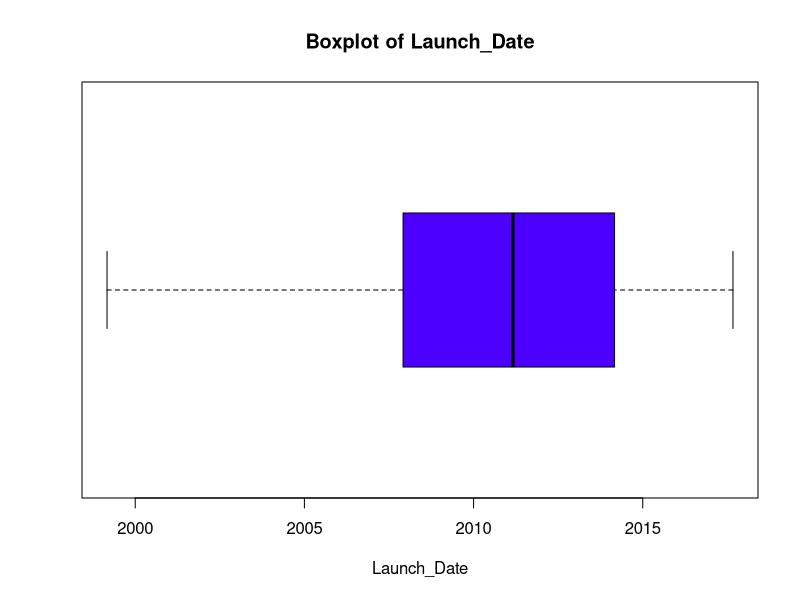
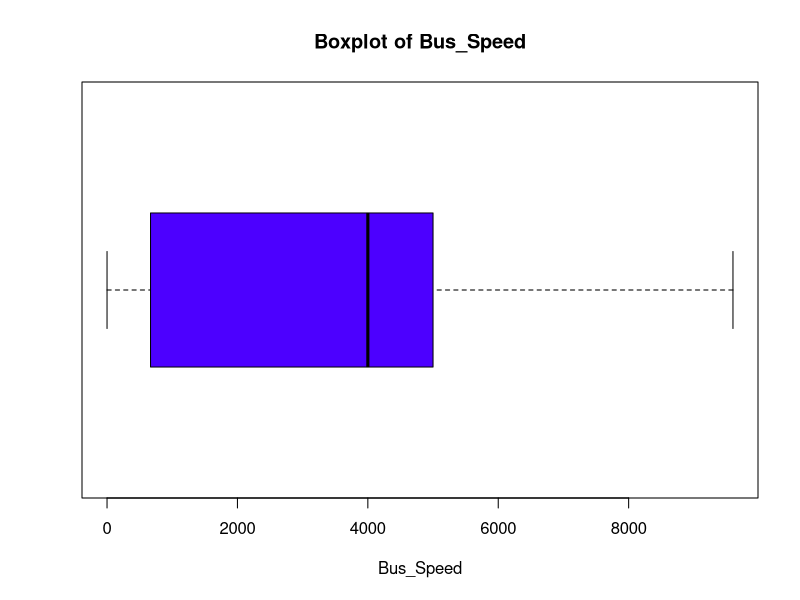
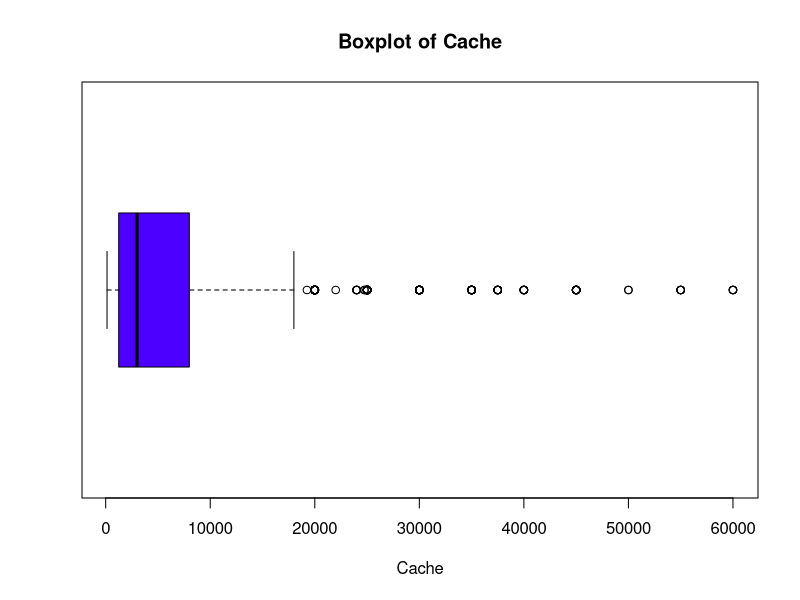
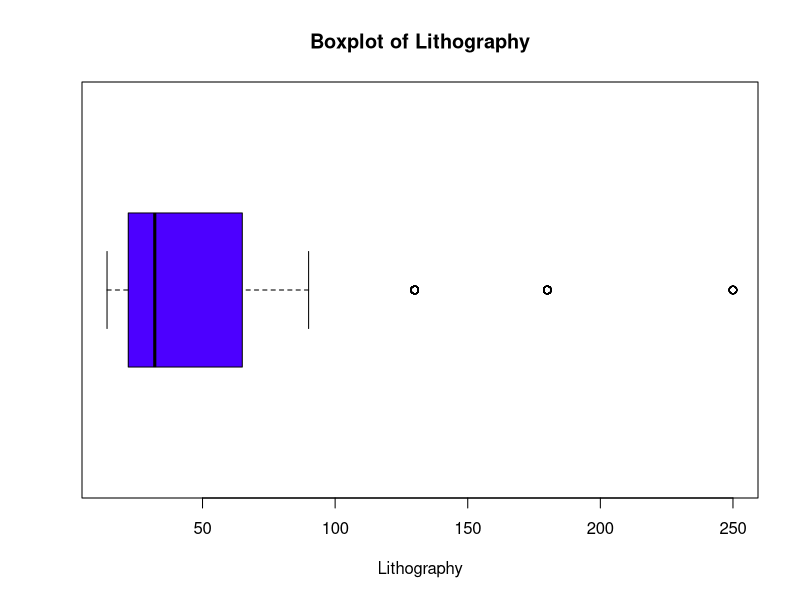
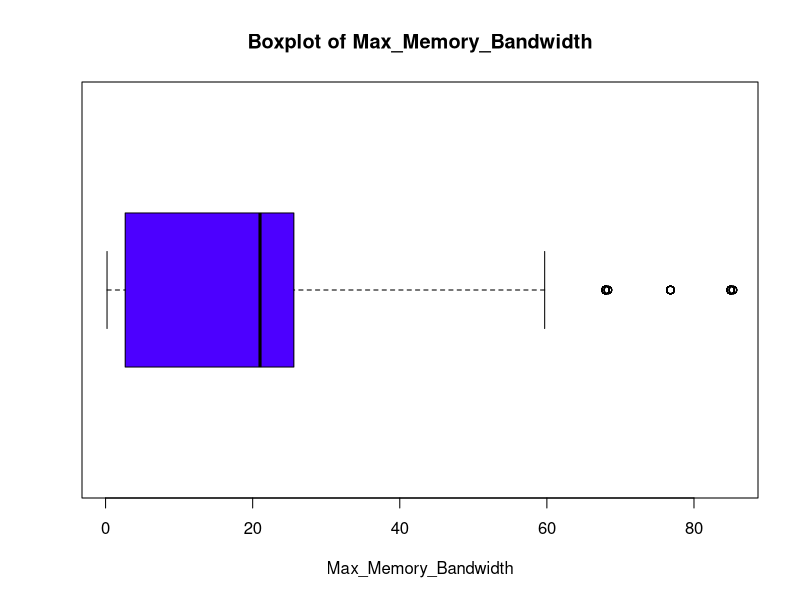
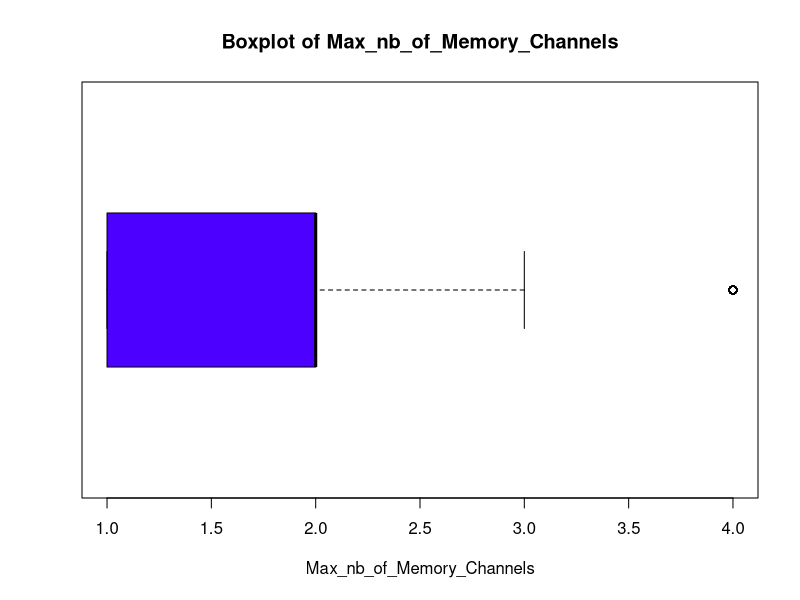
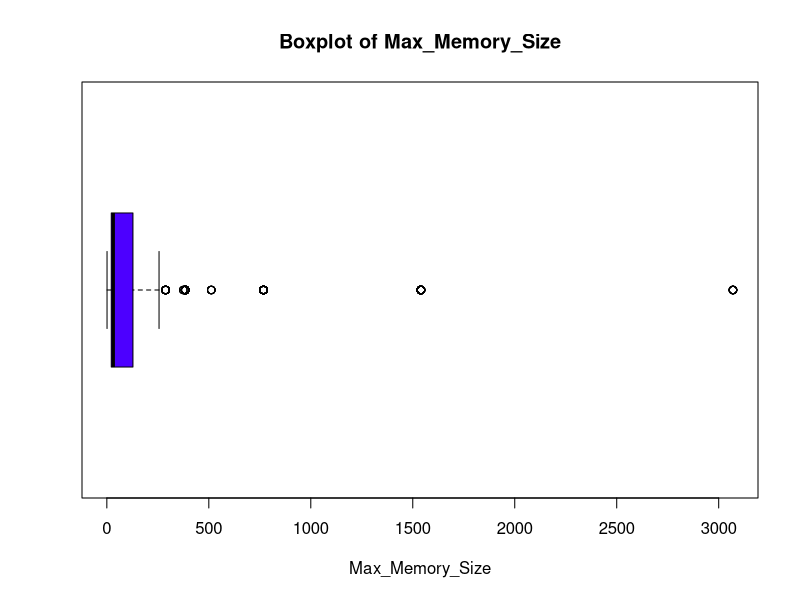
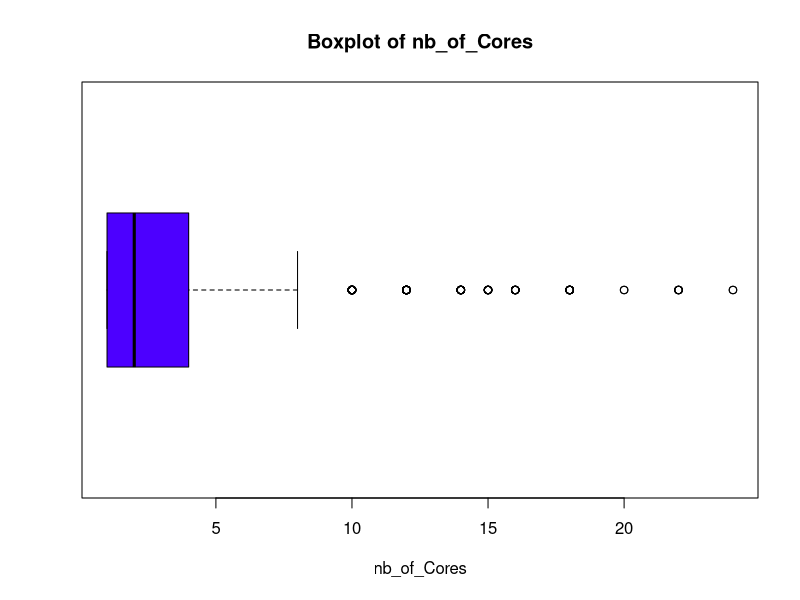

Write R code to recreate these figures, in order.
# INSTALL PACKAGE
# install.packages("tidyr")
# install.packages("dplyr")
# install.packages("stringr")
# install.packages("statip")

# ---------------------------
# Includes
library(tidyr)
library(stringr)
library(dplyr)
library(statip)

# ---------------------------
# User Function
# ---------------------------
### CLEAN FUNCTIONS ###
# Brief: Remove "empty" rows from the table
# Arguments: data - table data; column_names - working column
# e.g: new_data <- CleanData_rm(new_data, Product_Collection)
CleanData_rm <- function(data, column_name) {
  data %>% filter( # Loc tat ca cac dong thoa man dieu kien
    # {{ vec }} acts as a placeholder
    # for any column name as arg
    !is.na({{ column_name }}) &
      {{ column_name }} != "N/A" &
      {{ column_name }} != ""
  )
}
# Brief: Fill the missing values by average values
# Arguments: data - table data; column_name - working column
# e.g: new_data <- CleanData_f_avr(new_data, Product_Collection)
CleanData_f_avr <- function(data, column_name) {
  data %>%
    mutate({{ column_name }} := ifelse(
      {{ column_name }} %in% c(NA, "N/A", ""),
      # na.rm: Skip the NA value in column_name
      {{ column_name }} %>%
        get_num() %>%
        mean(na.rm = TRUE),
      # else do nothing
      {{ column_name }}
    ))
}
# Brief: Fill the missing values by same Sample_Vector name
# Arguments: data - table data; column_names - working column;
#             sample_column_name - column to fill based on same value
# e.g: new_data <- CleanData_f_name(new_data, Cache, Product_Collection)
CleanData_f_name <- function(data, column_name, sample_column_name) {
  data %>%
    # groups the data frame by the sample column.
    group_by({{ sample_column_name }}) %>%
    mutate({{ column_name }} := ifelse(
      {{ column_name }} %in% c(NA, "N/A", ""),
      # Replace NA values with the first non-NA value from
      # the sample column.
      first({{ column_name }}[
        !is.na({{ column_name }}) &
          {{ column_name }} != "N/A" &
          {{ column_name }} != ""
      ]),
      # else just keep its value
      {{ column_name }}
    )) %>%
    ungroup()
}
# Brief: Fill the missing values by average of Sample_Vector name
# Arguments: data - table data; column_names - working column;
#             sample_column_name - column to fill based on same value
# e.g: new_data <- CleanData_f_name_avr(new_data, Cache, Product_Collection)
CleanData_f_name_avr <- function(data, column_name, sample_column_name) {
  data %>%
    # groups the data frame by the sample column.
    group_by({{ sample_column_name }}) %>%
    mutate({{ column_name }} := ifelse(
      {{ column_name }} %in% c(NA, "N/A", ""),
      # Replace NA values with the first non-NA value from
      # the sample column.
      {{ column_name }} %>%
        get_num() %>%
        mean(na.rm = TRUE),
      # else just keep its value
      {{ column_name }}
    )) %>%
    ungroup()
}
#-----------------
# Brief: Fill the missing values by the most repeated value
#         of Sample_Vector name
# Arguments: data - table data; column_names - working column;
#             sample_column_name - column to fill based on same value
# e.g: new_data <- CleanData_f_name_mod(new_data, Cache, Product_Collection)
CleanData_f_name_mod <- function(data, column_name, sample_column_name) {
  data %>%
    # groups the data frame by the sample column.
    group_by({{ sample_column_name }}) %>%
    mutate({{ column_name }} := ifelse(
      {{ column_name }} %in% c(NA, "N/A", ""),
      {{ column_name }} %>%
        get_num() %>%
        mfv1(na_rm = TRUE),
      {{ column_name }}
    )) %>%
    ungroup()
}
#-----------------
### OUTLIER ###
# Define: an outlier if it is 1.5 times the interquartile range greater than the
# third quartile (Q3) or 1.5 times the interquartile range less than the first
# quartile (Q1).
# Brief: Find the outlier of the data
# Arguments: data - data table
#             column_name - access data column name
# e.g: outlier_cache <- outlier_finder(new_data, Cache)
outlier_finder <- function(data, column_name) {
  # Convert into a string
  column_name <- deparse(substitute(column_name))
  # Calc quartile values
  q1 <- quantile(data[[column_name]], 0.25, na.rm = TRUE)
  q3 <- quantile(data[[column_name]], 0.75, na.rm = TRUE)
  iqr <- q3 - q1
  data %>%
    subset(
      data[[column_name]] < (q1 - 1.5 * iqr) |
        data[[column_name]] > (q3 + 1.5 * iqr)
    )
}
### CONVERT FUNCTIONS ###
# Brief: Convert data into number
# Arguments: x - data to convert
# e.g: new_data$col_to_convert <- sapply(new_data$col_to_convert, get_num)
get_num <- function(x) {
  x %>%
    str_extract("[\\d]*[.]?[\\d]+") %>% # Get the first number
    as.numeric(na.rm = TRUE) # covert into number
}
#-----------------
# Brief: Convert data into same unit (Mega)
# Arguments: x - data to convert
# e.g: new_data$col_to_convert <- sapply(new_data$col_to_convert, unit_to_M )
unit_to_M <- function(x) {
  # Check if the input is numeric (why do you use this function)
  if (is.numeric(x)) {
    return(x)
  }
  num <- get_num(x)
  # Determine the conversion factor based on the unit
  unit <- x %>%
    gsub("[0-9. ]", "", .) %>% # remove all number digits
    substr(1, 1) %>% # get the first letter
    toupper() # uppercase the unit
  fac <- switch(unit,
    K = 1 / 1000, # kHz to MHz
    M = 1, # MHz to MHz
    G = 1000, # GHz to MHz
    T = 1000000, # THz to MHz
    1 # Default: MHz
  )
  return(num * fac)
}
SizeMemory <- function(x) {
  if (is.numeric(x)) {
    return(x)
  } else if (grepl("K", x)) {
    y <- 0.000001
  } else if (grepl("M", x)) {
    y <- 0.001
  } else if (grepl("G", x)) {
    y <- 1
  } else if (grepl("T", x)) {
    y <- 1000
  } else {
    y <- 1
  }
  return(y * get_num(x))
}
CacheMapper <- function(x) {
  if (is.numeric(x)) {
    return(x)
  } else if (grepl("K", x)) {
    y <- 1
  } else if (grepl("M", x)) {
    y <- 1000
  } else if (grepl("G", x)) {
    y <- 1000000
  } else if (grepl("T", x)) {
    y <- 1000000000
  } else {
    y <- 1
  }
  return(y * get_num(x))
}
#-----------------
#################################
#       Data Pre-processing
#################################
# ---------------------------
# Read data
data <- read.csv("Data//Intel_CPUs.csv")
# ---------------------------
# Extract data
new_data <- data[, c(
  "Product_Collection",
  "Vertical_Segment",
  "Launch_Date",
  "Bus_Speed",
  "Cache",
  "Lithography",
  "Max_Memory_Bandwidth",
  "Max_nb_of_Memory_Channels",
  "Max_Memory_Size",
  "nb_of_Cores",
  "Processor_Base_Frequency",
  "Recommended_Customer_Price",
  "TDP",
  "DirectX_Support",
  "PCI_Express_Revision"
)]
str(new_data)
# ---------------------------
### PROCESSING MISSING DATA ###
# Count missing data on new data label
missing_data <- new_data %>%
  sapply(
    function(x) {
      sum(
        x %>% is.na() | x %>% sapply(is.null) |
          x %>% sapply(function(x) (x == "" | x == "N/A"))
      )
    }
  ) %>%
  print()
# Count missing data frequency
missing_data_frequency <- missing_data %>%
  `/`(nrow(new_data)) %>%
  print()
# ---------------------------
### Product_Collection ###
new_data$Product_Collection <- gsub("[^a-zA-Z0-9/// ]", "",
  new_data$Product_Collection,
  ignore.case = TRUE
)
# ---------------------------
### Launch_Date ###
years <- as.numeric(gsub("[^0-9]", "", new_data$Launch_Date)) %% 100
quart <- get_num(new_data$Launch_Date)
new_data$Launch_Date <- ifelse(years <= 22, years + 2000, years + 1900) + (3 * quart - 1) / 12
new_data <- CleanData_f_name_mod(new_data, Launch_Date, Product_Collection)

### Bus_Speed ###
# UNIT: MHz
# Transfer per second to MHz
tmp <- separate(new_data,
  col = Bus_Speed,
  into = c("Bus_Speed", "Speed_Unit", "Bus_Type"),
  sep = " ",
  fill = "right"
)
new_data$Bus_Speed <- sapply(new_data$Bus_Speed, unit_to_M)
new_data <- new_data %>%
  CleanData_f_name_mod(Bus_Speed, Product_Collection)

new_data$Max_nb_of_Memory_Channels <- ifelse(tmp$Bus_Type == "FSB",
  1,
  new_data$Max_nb_of_Memory_Channels
)
new_data$Max_Memory_Bandwidth <- ifelse(tmp$Bus_Type == "FSB",
  new_data$Bus_Speed * 4 / 1000,
  new_data$Max_Memory_Bandwidth
)
rm(tmp)
# ---------------------------
### Max_nb_of_Memory_Channels ###
# UNIT: None
new_data <- new_data %>%
  mutate(
    Max_nb_of_Memory_Channels = sapply(Max_nb_of_Memory_Channels, get_num)
  ) %>%
  CleanData_f_name_mod(Max_nb_of_Memory_Channels, Product_Collection) %>%
  CleanData_rm(Max_nb_of_Memory_Channels)
# ---------------------------
### Max Memory Bandwidth ###
# UNIT: GB/s
new_data <- new_data %>%
  mutate(
    Max_Memory_Bandwidth = sapply(Max_Memory_Bandwidth, get_num)
  ) %>%
  CleanData_f_name_mod(Max_Memory_Bandwidth, Product_Collection) %>%
  CleanData_rm(Max_Memory_Bandwidth)
# ---------------------------
### Cache ###
# UNIT: KB
# Transfer per second to KB
new_data$Cache <- sapply(new_data$Cache, CacheMapper)
new_data <- CleanData_f_name_avr(new_data, Cache, Product_Collection)
new_data <- CleanData_rm(new_data, Cache)
# ---------------------------
### Max_Memory_Size ###
# UNIT: GB
# Transfer per second to GB
new_data$Max_Memory_Size <- sapply(new_data$Max_Memory_Size, SizeMemory)
new_data <- CleanData_f_name_avr(new_data, Max_Memory_Size, Product_Collection)
new_data <- CleanData_rm(new_data, Max_Memory_Size)
# ---------------------------
### TDP ###
# UNIT: W
new_data$TDP <- sapply(new_data$TDP, get_num)
new_data <- CleanData_f_name_mod(new_data, TDP, Product_Collection)
new_data <- CleanData_rm(new_data, TDP)
# ---------------------------
### Processor_Base_Frequency ###
# UNIT: GHz
new_data$Processor_Base_Frequency <- sapply(new_data$Processor_Base_Frequency, SizeMemory)
new_data$Processor_Base_Frequency <- round(new_data$Processor_Base_Frequency, digits = 2)
new_data <- CleanData_f_name_mod(new_data, Processor_Base_Frequency, Product_Collection)
# ---------------------------
### PCI_Express_Revision ###
# UNIT: None
new_data <- new_data %>%
  mutate(
    PCI_Express_Revision = sapply(PCI_Express_Revision, get_num)
  ) %>%
  CleanData_f_name_mod(PCI_Express_Revision, Product_Collection)
# ---------------------------
### DirectX_Support ###
# UNIT: None
new_data <- new_data %>%
  mutate(
    DirectX_Support = sapply(DirectX_Support, get_num)
  ) %>%
  CleanData_f_name_mod(DirectX_Support, Product_Collection)
# ---------------------------
# Loc gia tri khong phu hop o cot PCI_Express_Revision va DirectX_Support#
check_PCI_Express_Revision <- function(x) {
  x <- get_num(x)
  return(pmin(pmax(x, 1.0), 6.0))
} # Loc cot PCI_Express_Revision
check_DirectX_Support <- function(x) {
  x <- get_num(x)
  return(pmin(pmax(x, 1.0), 12.2))
} # Loc cot DirectX_Support
new_data <- new_data %>%
  mutate(
    PCI_Express_Revision = sapply(PCI_Express_Revision, check_PCI_Express_Revision),
    PCI_Express_Revision = replace_na(as.character(PCI_Express_Revision), "0"),
    DirectX_Support = sapply(DirectX_Support, check_DirectX_Support),
    DirectX_Support = replace_na(as.character(DirectX_Support), "0")
  ) # Loc va xoa cac gia tri khong phu hop
# ---------------------------
### nb_of_Cores ###
# Do_nothing
# ---------------------------
### Recommended_Customer_Price ###
new_data$Recommended_Customer_Price <- gsub("\\$", "", new_data$Recommended_Customer_Price)
new_data$Recommended_Customer_Price <- ifelse(new_data$Recommended_Customer_Price == "N/A", NA, new_data$Recommended_Customer_Price)
new_data$Recommended_Customer_Price <- sapply(new_data$Recommended_Customer_Price, function(x) {
  sep <- stringr::str_locate(x, "-")[, 1]
  if (is.na(sep)) {
    x
  } else {
    as.character(round(median(as.integer(stringr::str_sub(x, c(1L, sep + 1), c(sep - 1, -1L))))))
  }
})
new_data$Recommended_Customer_Price <- gsub(".00", "", new_data$Recommended_Customer_Price)
new_data$Recommended_Customer_Price <- as.numeric(new_data$Recommended_Customer_Price)

price_medium <- sum(new_data$Recommended_Customer_Price, na.rm = TRUE)
price_medium <- price_medium / 1301
new_data$Recommended_Customer_Price <- tidyr::replace_na(new_data$Recommended_Customer_Price, price_medium)
new_data$Recommended_Customer_Price <- new_data$Recommended_Customer_Price
### Lithography ###
# UNIT: mm
new_data <- new_data %>%
  mutate(
    Lithography = sapply(Lithography, get_num)
  ) %>%
  CleanData_f_name_mod(Lithography, Product_Collection) %>%
  CleanData_rm(Lithography)
# ---------------------------
#################################
#       Descriptive statistics
#################################
# ---------------------------
### Summary statistics ###
#  !Add more specific
summary_stats <- new_data[, c(
  "Launch_Date",
  "Bus_Speed",
  "Cache",
  "Lithography",
  "Max_Memory_Bandwidth",
  "Max_nb_of_Memory_Channels",
  "Max_Memory_Size",
  "nb_of_Cores",
  "Processor_Base_Frequency",
  "Recommended_Customer_Price",
  "TDP"
)]
# !Note that not every vectors has to be summarized
# Calculate the average of each sample
mean <- apply(summary_stats, 2, mean)

# Calculate standard derive (correction)
sd <- apply(summary_stats, 2, sd)

# Calculate quartile scores
q1 <- apply(summary_stats, 2, quantile, probs = 0.25, na.rm = TRUE)
med <- apply(summary_stats, 2, median)
q3 <- apply(summary_stats, 2, quantile, probs = 0.75, na.rm = TRUE)

# Calculate min value
min <- apply(summary_stats, 2, min)

# Calculate max value
max <- apply(summary_stats, 2, max)

# Print results
data.frame(mean, sd, q1, med, q3, min, max) %>% print()
# ---------------------------
### Hist plot ###
# Brief: Create histogram for a given column
# Arguments:  - column_name: working column
#             - name: Name of the column
#             - xlabel: unit of working column
#             - max: maximum value of y axis
# e.g: hist_plot("Bo nho Cache", new_data$Cache, MB, 512)
hist_plot <- function(name, column_name, xlabel, max) {
  hist(column_name,
    main = name,
    xlab = xlabel,
    ylab = "Frequency",
    ylim = c(0, max),
    labels = TRUE,
    breaks = 15,
    col = "lightgreen"
  )
}
# hist_plot("Bo nho Cache", new_data$Cache, "KB", 1500)
# hist_plot("Max_Memory_Size", new_data$Max_Memory_Size, "GB", 2000)
# hist_plot("Bus speed", new_data$Bus_Speed, "MHz", 1500)

### Boxplot ###
for (i in colnames(summary_stats)) {
  boxplot(new_data[[i]],
    xlab = i,
    col = topo.colors(10),
    main = paste("Boxplot of", i),
    horizontal = TRUE
  )
}

for (i in colnames(summary_stats)) {
  if (i != "Launch_Date") {
    boxplot(new_data[[i]] ~ new_data$Launch_Date,
      xlab = "Launch_Date",
      ylab = i,
      col = topo.colors(10),
      main = paste("Boxplot of", i, "with release date")
    )
  }
}

for (i in colnames(summary_stats)) {
  if (i != "Recommended_Customer_Price") {
    boxplot(new_data[[i]] ~ new_data$Recommended_Customer_Price,
      xlab = i,
      ylab = "Recommended Customer Price",
      col = topo.colors(10),
      main = paste("Boxplot of", i, "with recommended price"),
      horizontal = TRUE
    )
  }
}
